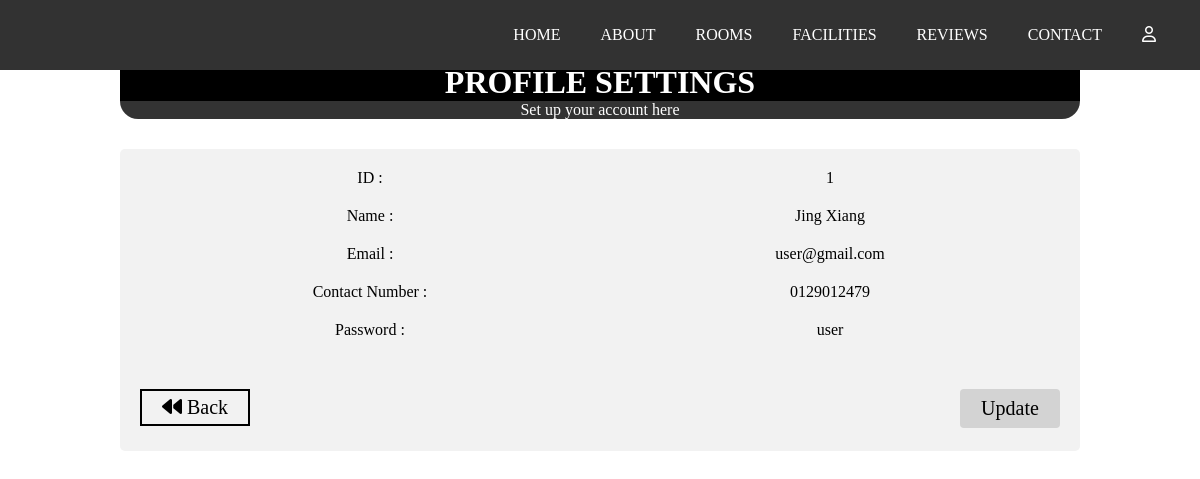
The app's page /userviewprofile.php (signed in) with its own data.
### tables this page shows
CREATE TABLE `customer` (
  `customer_id` int(11) NOT NULL AUTO_INCREMENT,
  `customer_name` varchar(100) NOT NULL,
  `customer_email` varchar(100) NOT NULL,
  `customer_contactnum` varchar(100) NOT NULL,
  `customer_password` varchar(100) NOT NULL,
  `customer_secret` varchar(100) NOT NULL,
  PRIMARY KEY (`customer_id`)
);

### userviewprofile.php (the view, shortened to what this page needs)
<?php
include 'config.php';
include 'navbar.php';
$id = $_SESSION['user_id'];
?>
<!DOCTYPE html>
<html lang="en">
<head>
</head>
<body>
<div class="flex-container">
    <div class="flex-side"></div>
    <div class="flex-main">
        <h1 style="text-align:center; background-color: black; color: white; padding-top: 2em; margin: 0em;">Profile Settings</h1>
        <p style="opacity: 0.8; text-align:center; background-color: black; color: white; margin: 0em; border-radius: 0em 0em 2em 2em; padding: 0em;">Set up your account here</p>
        <?php
        $sql = "SELECT * FROM customer WHERE customer_id=$id ";
        $result = mysqli_query($conn, $sql);
        if ($result) {
            $row = mysqli_fetch_assoc($result);
            ?>
            <div class="container">
                <p class="row">
                    <p class="col-50">ID :</p>
                    <p class="col-50"><?php echo $id = $row['customer_id']; ?></p>
                </p>
                <p class="row">
                    <p class="col-50">Name :</p>
                    <p class="col-50"><?php echo $name = $row['customer_name']; ?></p>
                </p>
                <p class="row">
                    <p class="col-50">Email :</p>
                    <p class="col-50"><?php echo $email = $row['customer_email']; ?></p>
                </p>
                <p class="row">
                    <p class="col-50">Contact Number :</p>
                    <p class="col-50"><?php echo $password = $row['customer_contactnum']; ?></p>
                </p>
                <p class="row">
                    <p class="col-50">Password :</p>
                    <p class="col-50"><?php echo $password = $row['customer_password']; ?></p>
                </p>
                <button class="update"><a href="userupdateuserlist.php"> Update</a></button>
                <button class="back"><a href="userlanding.php"><i class="fa-sharp fa-solid fa-backward"></i> Back</a>
                </button>
            </div>
            <?php
        }
        ?>
    </div>
    <div class="flex-side"></div>
</div>
</body>
</html>

### navbar.css (style rules this page uses)
* { margin: 0%; padding: 0%; background-size: cover; background-repeat: no-repeat; background-attachment: fixed; background-position: center; box-sizing: border-box; font-family: FS Meridian Regular; }
h1 { font-family: FS Meridian Thin; text-transform: uppercase; }
button { background-color: transparent; font-size: 1.25rem; min-width: 6.25rem; min-height: 1.875rem; border: 0.125rem solid black; text-decoration: none; }
button a { color: black; text-decoration: none; }
.flex-container { display: flex; }
.flex-side { width: 10%; }
.flex-main { width: 80%; align-items: center; }

### userviewprofile.php (style rules this page uses)
.container { border-radius: 5px; background-color: #f2f2f2; padding: 0px 20px 150px; margin: 30px 0px; text-align: center; justify-content: center; }
.col-50 { float: left; width: 50%; margin-top: 20px; }
.row:after { content: ""; display: table; clear: both; }
.update { background-color: #D3D3D3; color: black; margin-top: 50px; border: none; border-radius: 4px; cursor: pointer; float: right; padding: 8px 5px; }
.back { padding: 5px 20px; margin-top: 50px; cursor: pointer; float: left; }

### records on screen
customer: customer_id "1", customer_name "Jing Xiang", customer_email "user@gmail.com", customer_contactnum "0129012479", customer_password "user"
